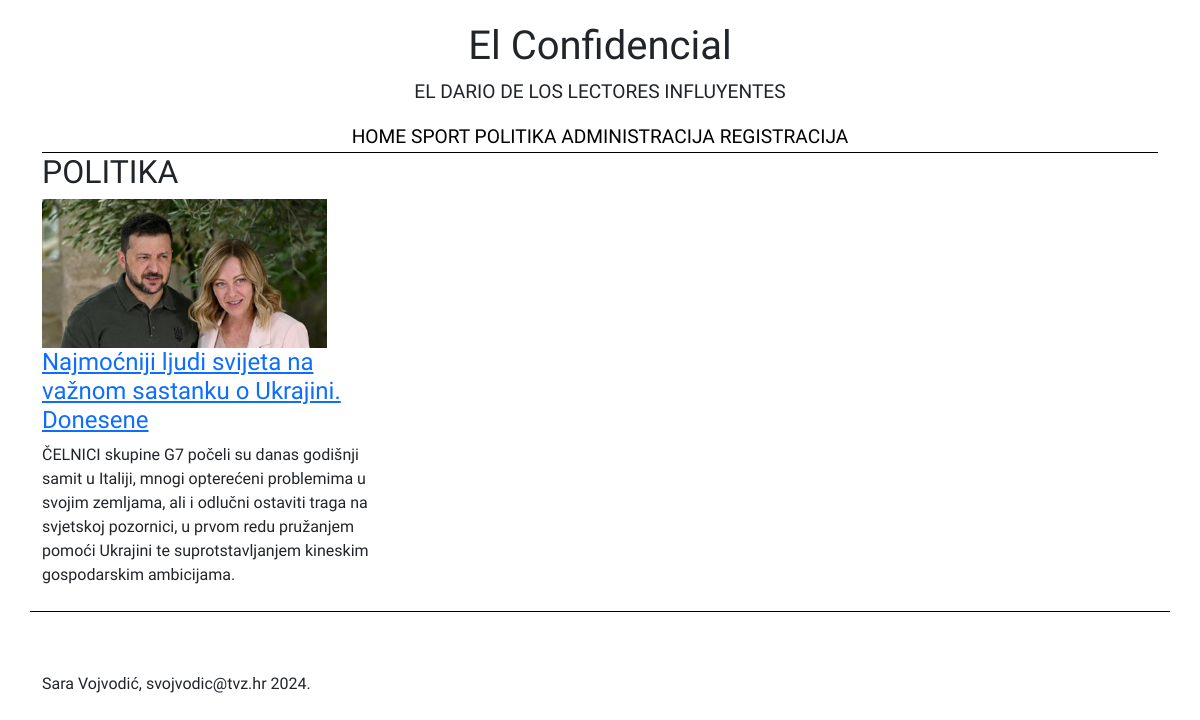
The page /kategorija.php?id=politika on the database its author committed.
### tables this page shows
CREATE TABLE `vijesti` (
  `id` int(11) NOT NULL,
  `datum` varchar(32) NOT NULL,
  `naslov` varchar(64) NOT NULL,
  `sazetak` text NOT NULL,
  `tekst` text NOT NULL,
  `slika` varchar(64) NOT NULL,
  `kategorija` varchar(64) NOT NULL,
  `arhiva` tinyint(1) NOT NULL
);

### kategorija.php (the view, shortened to what this page needs)
<!DOCTYPE html>
<html lang="en">
<head>
    <link rel="stylesheet" type="text/css" href="style.css">
    <link href="https://cdn.jsdelivr.net/npm/bootstrap@5.1.3/dist/css/bootstrap.min.css" rel="stylesheet"
>
</head>
<body>
    <header>
        <div class="container">
            <div class="row" id="first_row">
                <div class="col-lg-12 col-sm-12" id="title">
                    <div class="title_text">
                        <h1>El Confidencial</h1>
                        <p>EL DARIO DE LOS LECTORES INFLUYENTES</p>
                    </div>
                </div>
            </div>
        </div>
    </header>
    <nav>
    <div class="container">
            <div class="row" id="first_row">
                <div class="col-lg-12 col-sm-12" id="navigation">
                    <div class="navigation_text">
                        <a href="index.php">HOME</a>
                        <a href="kategorija.php?id=sport " class="">SPORT</a>
                        <a href="kategorija.php?id=politika " class="">POLITIKA</a>
                        <a href="nova_administracija.php">ADMINISTRACIJA</a>
                        <a href="registracija.php">REGISTRACIJA</a>
                    </div>
                </div>
            </div>
        </div>
    </nav>
    <section class="sport">
        <div class="container">
            <div class="row">
                <div class="col-lg-12 col-sm-12" id="second_section_title">
                    <h2 style="text-transform:uppercase;"><?php echo htmlspecialchars($_GET['id']); ?></h2>
                </div>
            </div>
        </div>
        <div class="container" id="sport_row">
            <div class="row">
                <?php
                $servername = "localhost";
                $username = "root";
                $password = "";
                $dbname = "php_projekt";
                $conn = new mysqli($servername, $username, $password, $dbname);
                $stmt = $conn->prepare("SELECT * FROM vijesti WHERE kategorija = ?");
                $stmt->bind_param("s", $_GET['id']);
                $stmt->execute();
                $result = $stmt->get_result();
                while ($row = $result->fetch_assoc()) {
                    echo '<div class="col-lg-4 col-sm-12">';
                    echo '<article>';
                    echo '<div class="article">';
                    echo '<div class="sport_img">';
                    echo '<img src="images/' . $row['slika'] . '"  style="width: 80%;">';
                    echo '</div>';
                    echo '<div class="media_body">';
                    echo '<h4 class="title">';
                    echo '<a href="Clanak.php?id=' . $row['id'] . '">';
                    echo htmlspecialchars($row['naslov']);
                    echo '</a></h4>';
                    echo '</div></div>';
                    echo '<div class="summary">';
                    echo $row['sazetak'];
                    echo '</div>';
                    echo '</article>';
                    echo '</div>';
                }
                ?>
            </div>
        </div>
    </section>
    <footer>
        <div class="container" id="footer_text">
            <div class="row">
                <div class="col-lg-12 col-sm-12">
                    <p>Sara Vojvodić, svojvodic@tvz.hr 2024.</p>
                </div>
            </div>
        </div>
    </footer>
</body>
</html>

### style.css (style rules this page uses)
body { margin: 0; padding: 0; }
body { font-family: "Imbue", serif !important; font-weight: 200; font-style: normal; }
.title_text { padding-top: 2%; text-align: center; font-size: larger; }
.navigation_text { text-align: center; font-size: larger; border-bottom: 1px solid black; }
.navigation_text a { text-decoration: none; color: black; }
#footer_text { padding-top: 5%; }
#sport_row { border-bottom: 1px solid black; padding-bottom: 2%; }
#second_section_title h2 { text-transform:uppercase; }

### rows shown on the page
vijesti: slika (picture), naslov "Najmoćniji ljudi svijeta na važnom sastanku o Ukrajini. Donesene", sazetak "ČELNICI skupine G7 počeli su danas godišnji samit u Italiji, mnogi opterećeni problemima u svojim zemljama, ali i odlučni ostaviti traga na svjetskoj pozornici, u prvom redu pružanjem pomoći Ukrajini te suprotstavljanjem kineskim gospodarskim ambicijama."

### other values the page prints
$_GET['id'] "POLITIKA"
